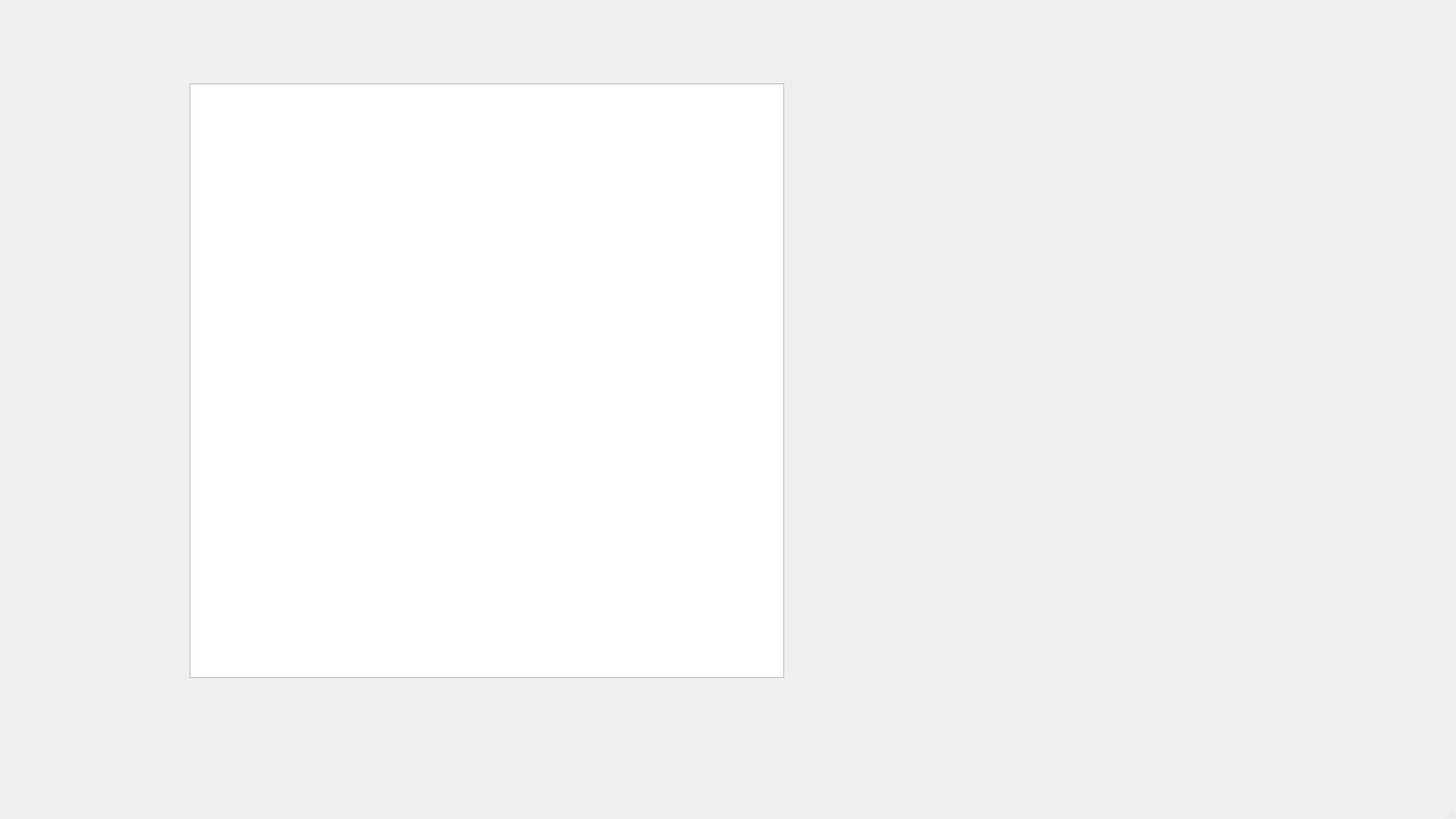
<?xml version="1.0" encoding="UTF-8"?>
<ui version="4.0">
 <class>MainWindow</class>
 <widget class="QMainWindow" name="MainWindow">
  <property name="geometry">
   <rect>
    <x>0</x>
    <y>0</y>
    <width>1920</width>
    <height>1080</height>
   </rect>
  </property>
  <property name="windowTitle">
   <string>MainWindow</string>
  </property>
  <widget class="QWidget" name="centralwidget">
   <widget class="QGraphicsView" name="graphicsView">
    <property name="geometry">
     <rect>
      <x>250</x>
      <y>110</y>
      <width>784</width>
      <height>784</height>
     </rect>
    </property>
   </widget>
  </widget>
  <widget class="QStatusBar" name="statusbar"/>
 </widget>
 <resources/>
 <connections/>
</ui>
